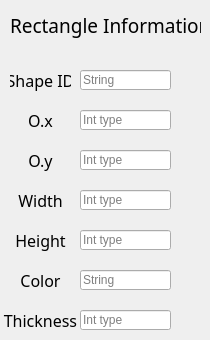
       <widget class="QWidget" name="tab_Rectangle">
        <attribute name="title">
         <string>Rectangle</string>
        </attribute>
        <widget class="QLineEdit" name="lineEdit_IdRectangle">
         <property name="geometry">
          <rect>
           <x>80</x>
           <y>70</y>
           <width>91</width>
           <height>20</height>
          </rect>
         </property>
         <property name="placeholderText">
          <string>String</string>
         </property>
         <property name="cursorMoveStyle">
          <enum>Qt::LogicalMoveStyle</enum>
         </property>
        </widget>
        <widget class="QLabel" name="label_31">
         <property name="geometry">
          <rect>
           <x>10</x>
           <y>10</y>
           <width>191</width>
           <height>31</height>
          </rect>
         </property>
         <property name="font">
          <font>
           <family>Harrington</family>
           <pointsize>14</pointsize>
          </font>
         </property>
         <property name="text">
          <string>Rectangle Information</string>
         </property>
         <property name="alignment">
          <set>Qt::AlignLeading|Qt::AlignLeft|Qt::AlignVCenter</set>
         </property>
        </widget>
        <widget class="QLineEdit" name="lineEdit_ThicknessRectangle">
         <property name="geometry">
          <rect>
           <x>80</x>
           <y>310</y>
           <width>91</width>
           <height>20</height>
          </rect>
         </property>
         <property name="placeholderText">
          <string>Int type</string>
         </property>
        </widget>
        <widget class="QLabel" name="label_32">
         <property name="geometry">
          <rect>
           <x>10</x>
           <y>70</y>
           <width>61</width>
           <height>21</height>
          </rect>
         </property>
         <property name="font">
          <font>
           <family>Harrington</family>
           <pointsize>12</pointsize>
          </font>
         </property>
         <property name="text">
          <string>Shape ID</string>
         </property>
         <property name="alignment">
          <set>Qt::AlignCenter</set>
         </property>
        </widget>
        <widget class="QLabel" name="label_33">
         <property name="geometry">
          <rect>
           <x>10</x>
           <y>150</y>
           <width>61</width>
           <height>21</height>
          </rect>
         </property>
         <property name="font">
          <font>
           <family>Harrington</family>
           <pointsize>12</pointsize>
          </font>
         </property>
         <property name="text">
          <string>O.y</string>
         </property>
         <property name="alignment">
          <set>Qt::AlignCenter</set>
         </property>
        </widget>
        <widget class="QLabel" name="label_34">
         <property name="geometry">
          <rect>
           <x>10</x>
           <y>230</y>
           <width>61</width>
           <height>21</height>
          </rect>
         </property>
         <property name="font">
          <font>
           <family>Harrington</family>
           <pointsize>12</pointsize>
          </font>
         </property>
         <property name="text">
          <string>Height</string>
         </property>
         <property name="alignment">
          <set>Qt::AlignCenter</set>
         </property>
        </widget>
        <widget class="QLabel" name="label_35">
         <property name="geometry">
          <rect>
           <x>10</x>
           <y>270</y>
           <width>61</width>
           <height>21</height>
          </rect>
         </property>
         <property name="font">
          <font>
           <family>Harrington</family>
           <pointsize>12</pointsize>
          </font>
         </property>
         <property name="text">
          <string>Color</string>
         </property>
         <property name="alignment">
          <set>Qt::AlignCenter</set>
         </property>
        </widget>
        <widget class="QLabel" name="label_36">
         <property name="geometry">
          <rect>
           <x>10</x>
           <y>190</y>
           <width>61</width>
           <height>21</height>
          </rect>
         </property>
         <property name="font">
          <font>
           <family>Harrington</family>
           <pointsize>12</pointsize>
          </font>
         </property>
         <property name="text">
          <string>Width</string>
         </property>
         <property name="alignment">
          <set>Qt::AlignCenter</set>
         </property>
        </widget>
        <widget class="QLabel" name="label_37">
         <property name="geometry">
          <rect>
           <x>0</x>
           <y>310</y>
           <width>81</width>
           <height>21</height>
          </rect>
         </property>
         <property name="font">
          <font>
           <family>Harrington</family>
           <pointsize>12</pointsize>
          </font>
         </property>
         <property name="text">
          <string>Thickness</string>
         </property>
         <property name="alignment">
          <set>Qt::AlignCenter</set>
         </property>
        </widget>
        <widget class="QLineEdit" name="lineEdit_HeightRectangle">
         <property name="geometry">
          <rect>
           <x>80</x>
           <y>230</y>
           <width>91</width>
           <height>20</height>
          </rect>
         </property>
         <property name="placeholderText">
          <string>Int type</string>
         </property>
        </widget>
        <widget class="QLabel" name="label_38">
         <property name="geometry">
          <rect>
           <x>10</x>
           <y>110</y>
           <width>61</width>
           <height>21</height>
          </rect>
         </property>
         <property name="font">
          <font>
           <family>Harrington</family>
           <pointsize>12</pointsize>
          </font>
         </property>
         <property name="text">
          <string>O.x</string>
         </property>
         <property name="alignment">
          <set>Qt::AlignCenter</set>
         </property>
        </widget>
        <widget class="QLineEdit" name="lineEdit_ColorRectangle">
         <property name="geometry">
          <rect>
           <x>80</x>
           <y>270</y>
           <width>91</width>
           <height>20</height>
          </rect>
         </property>
         <property name="placeholderText">
          <string>String</string>
         </property>
        </widget>
        <widget class="QLineEdit" name="lineEdit_OxRectangle">
         <property name="geometry">
          <rect>
           <x>80</x>
           <y>110</y>
           <width>91</width>
           <height>20</height>
          </rect>
         </property>
         <property name="placeholderText">
          <string>Int type</string>
         </property>
         <property name="cursorMoveStyle">
          <enum>Qt::LogicalMoveStyle</enum>
         </property>
        </widget>
        <widget class="QLineEdit" name="lineEdit_OyRectangle">
         <property name="geometry">
          <rect>
           <x>80</x>
           <y>150</y>
           <width>91</width>
           <height>20</height>
          </rect>
         </property>
         <property name="placeholderText">
          <string>Int type</string>
         </property>
        </widget>
        <widget class="QLineEdit" name="lineEdit_WidthRectangle">
         <property name="geometry">
          <rect>
           <x>80</x>
           <y>190</y>
           <width>91</width>
           <height>20</height>
          </rect>
         </property>
         <property name="placeholderText">
          <string>Int type</string>
         </property>
        </widget>
       </widget>
